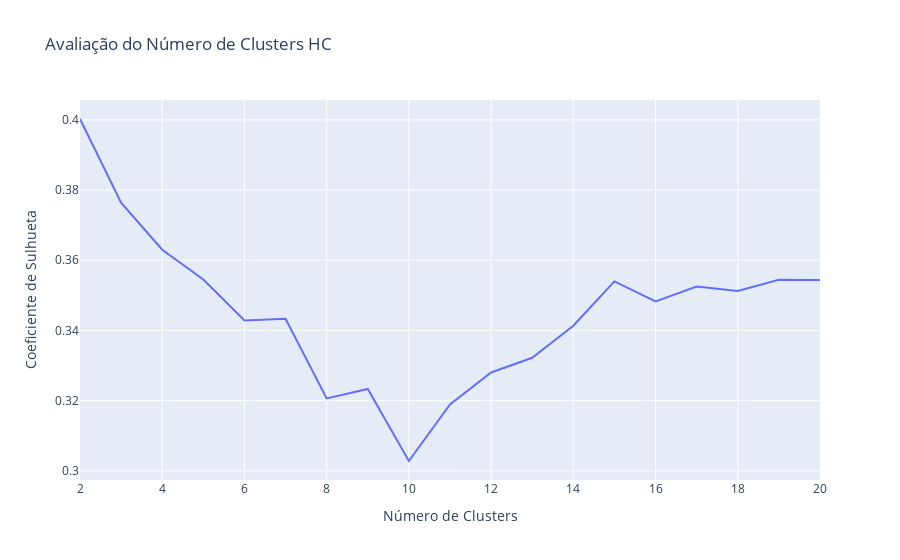

The notebook cell this image was saved under:
### Markdown cell above
* Hierarchical:

### Code cell
silhouette_hc = []

for i in range(2, 21):
    hc = AgglomerativeClustering(n_clusters=i, affinity='euclidean', linkage='ward').fit(df_pca)
    silhouette_hc.append(metrics.silhouette_score(df_pca, hc.labels_, metric='euclidean'))

graph = px.line(x = range(2, 21), y = silhouette_hc, labels={
                     "x": "Número de Clusters",
                     "y": "Coeficiente de Sulhueta"
                 },
                title="Avaliação do Número de Clusters HC")
graph.write_image('./graphs/m_clusters_hc.png')
graph.show()

### Figure 1 — Plotly figure (JSON) as saved in the notebook; plotly's stock layout.template omitted (floating-point values rounded to 4 significant figures)
{"data": [{"hovertemplate": "Número de Clusters=%{x}<br>Coeficiente de Sulhueta=%{y}<extra></extra>", "legendgroup": "", "line": {"color": "#636efa", "dash": "solid"}, "marker": {"symbol": "circle"}, "mode": "lines", "name": "", "orientation": "v", "showlegend": false, "type": "scatter", "x": [2, 3, 4, 5, 6, 7, 8, 9, 10, 11, 12, 13, 14, 15, 16, 17, 18, 19, 20], "xaxis": "x", "y": [0.4003, 0.3764, 0.363, 0.3545, 0.3428, 0.3433, 0.3207, 0.3233, 0.3028, 0.3189, 0.328, 0.3322, 0.3413, 0.354, 0.3483, 0.3525, 0.3513, 0.3545, 0.3544], "yaxis": "y"}], "layout": {"legend": {"tracegroupgap": 0}, "title": {"text": "Avaliação do Número de Clusters HC"}, "xaxis": {"anchor": "y", "domain": [0, 1], "title": {"text": "Número de Clusters"}}, "yaxis": {"anchor": "x", "domain": [0, 1], "title": {"text": "Coeficiente de Sulhueta"}}}}
